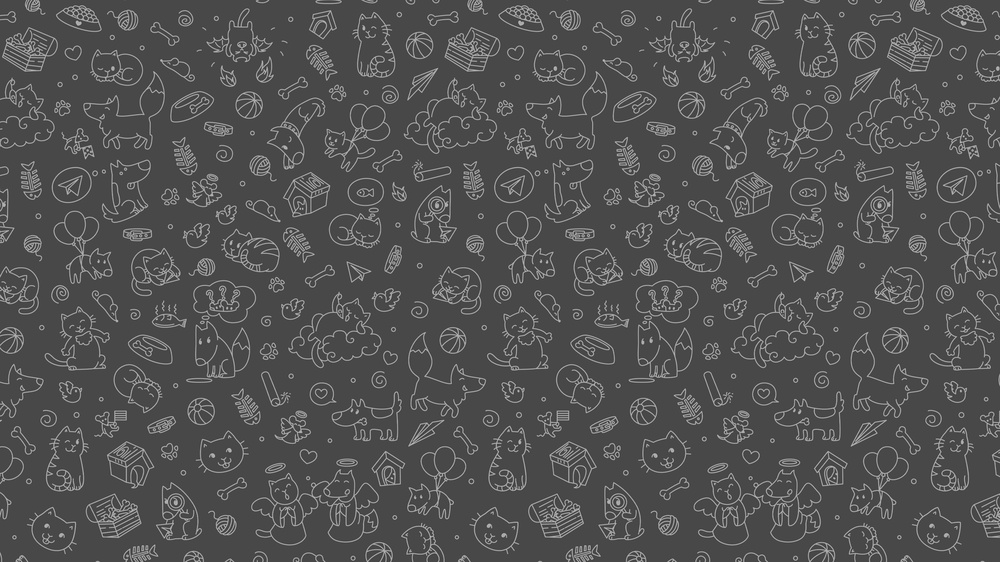
#> input picture desktop/tests/wallpaper.jpg, 1000 x 562 px, shrunk from 3840 x 2160 before the run
$ python converter.py
#> lines starting #> are read from the running program, lines starting #| are printed output that depends on the picture
from PIL import Image

image = Image.open("wallpaper.jpg")
#> image is the input picture: PIL image 1000x562 RGB; min 39, max 196, mean 81.6

w, h = image.size
#> w = 1000; h = 562
image = image.convert("RGBA")
#> image: PIL image 1000x562 RGBA
datas = image.getdata()

new_data = []

total_pixels = w * h
#> total_pixels = 562000
pixels_processed = 0
length=60

for i in range(w):
    for j in range(h):
        item = datas[i * h + j]

        if item[0] < 87 and item[1] < 87 and item[2] < 87:
            new_data.append((255, 255, 255, 0))
        else:
            new_data.append(item)

        pixels_processed += 1
        pct = int((pixels_processed / total_pixels) * 100)

        progress = int(pct/100 * length)
        bar = "[" + "█" * progress + " " * (length - progress) + "]" #█
        print("\r" + bar + " " + str(pct) + "%", end="")
#> after the loop, new_data = 562000 items; pixels_processed = 562000

image.putdata(new_data)
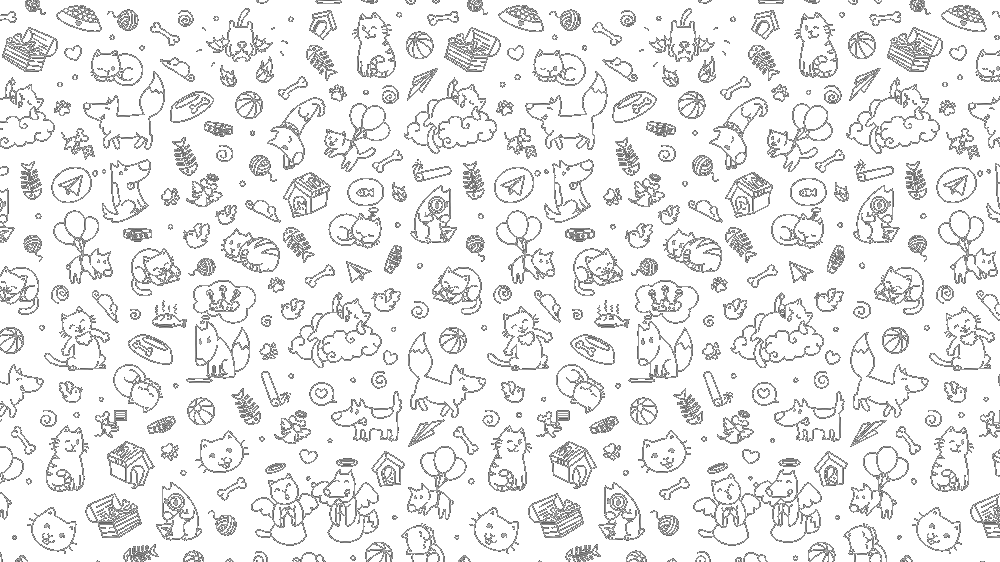
#> image: PIL image 1000x562 RGBA; mean R, G, B, A 233.7, 233.7, 233.7, 43.6; transparent parts drawn white
print("\nTreminé !")

image.save("output.png", "PNG")
